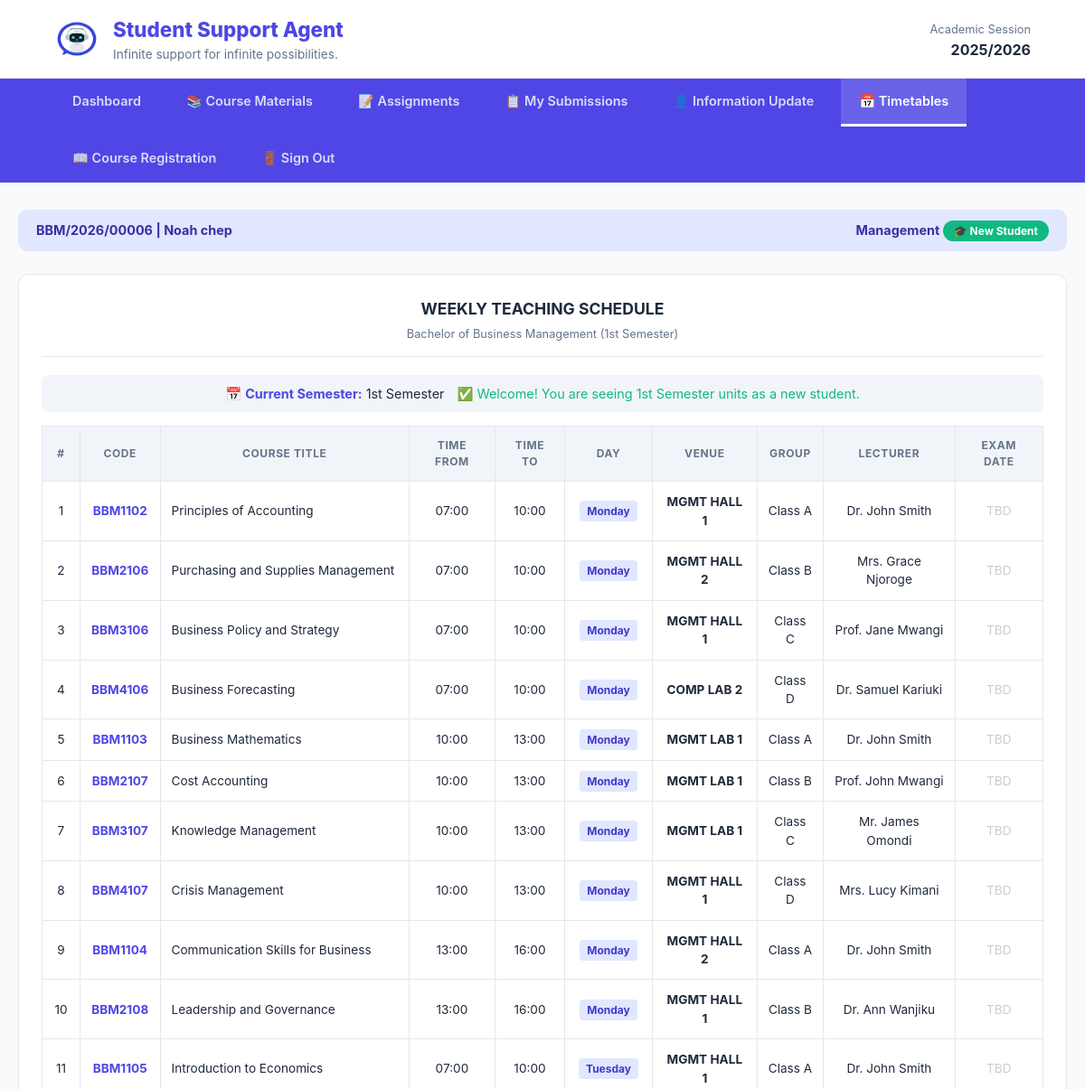
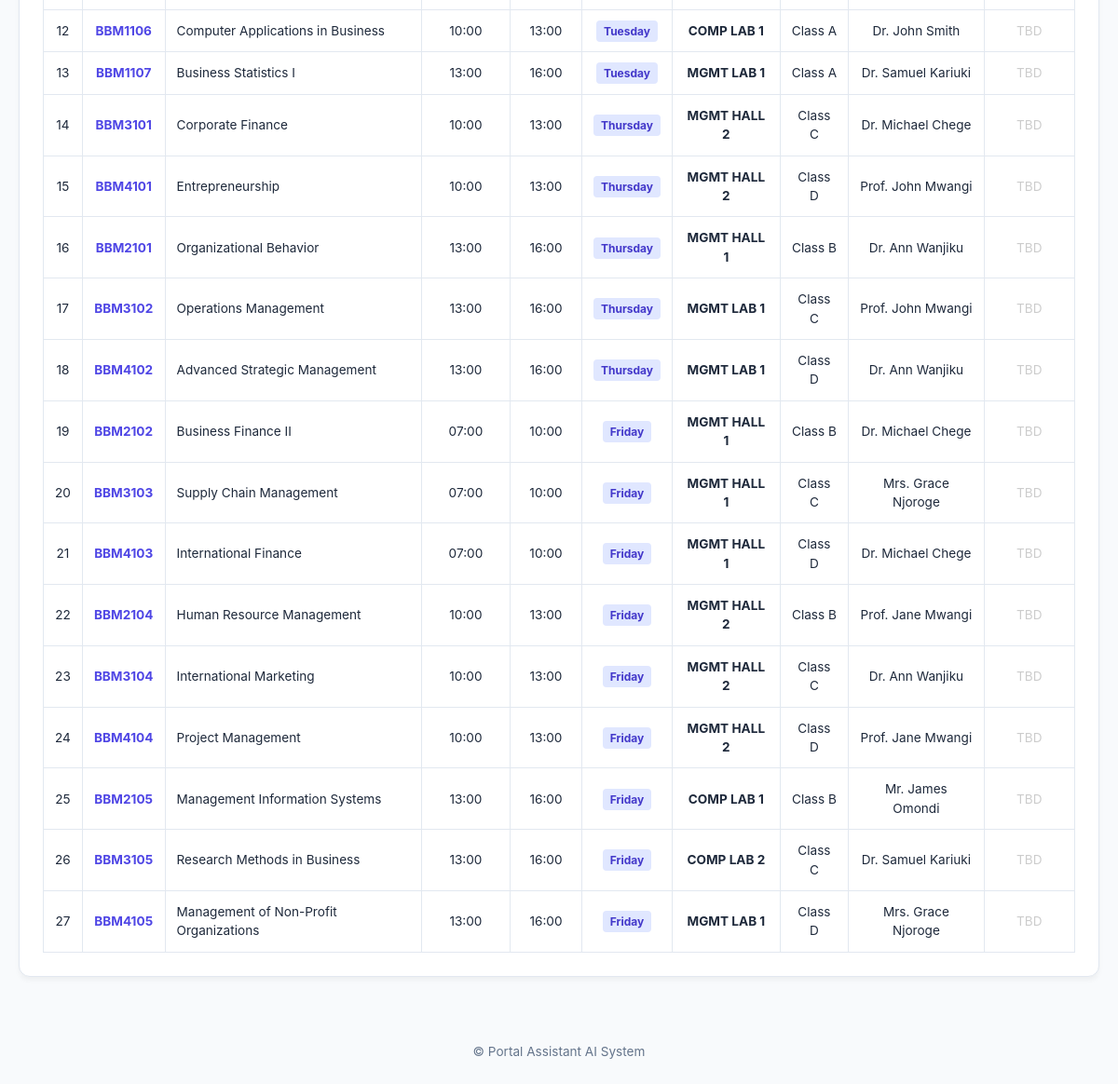
The app's page /Student/teaching_timetable.php (signed in) with its own data (2 pictures, top to bottom).
### tables this page shows
CREATE TABLE `users` (
  `id` int(11) NOT NULL,
  `full_name` varchar(100) NOT NULL,
  `reg_number` varchar(50) NOT NULL,
  `email` varchar(100) NOT NULL,
  `password` varchar(255) NOT NULL,
  `password_changed` tinyint(1) NOT NULL DEFAULT 0,
  `role` enum('student','admin','lecturer') NOT NULL DEFAULT 'student',
  `department` varchar(100) NOT NULL,
  `phone` varchar(20) DEFAULT NULL,
  `created_at` timestamp NOT NULL DEFAULT current_timestamp(),
  `survey_done` tinyint(1) DEFAULT 0,
  `reset_token` varchar(255) DEFAULT NULL,
  `reset_expires` datetime DEFAULT NULL
);

CREATE TABLE `timetable` (
  `id` int(11) NOT NULL,
  `unit_code` varchar(20) DEFAULT NULL,
  `course_title` varchar(100) DEFAULT NULL,
  `department` varchar(50) DEFAULT NULL,
  `time_from` varchar(10) DEFAULT NULL,
  `time_to` varchar(10) DEFAULT NULL,
  `day_of_week` enum('Monday','Tuesday','Wednesday','Thursday','Friday','Saturday','Sunday') DEFAULT NULL,
  `venue` varchar(50) DEFAULT NULL,
  `unit_group` varchar(20) DEFAULT NULL,
  `lecturer` varchar(50) DEFAULT NULL,
  `exam_date` date DEFAULT NULL,
  `semester` enum('1','2','3') NOT NULL,
  `year_level` enum('First Year','Second Year','Third Year','Fourth Year') NOT NULL,
  `academic_year` year(4) NOT NULL,
  `created_at` timestamp NOT NULL DEFAULT current_timestamp()
);

### Student/teaching_timetable.php (the view, shortened to what this page needs)
<?php
$conn = mysqli_connect("localhost", "root", "", "Portal-Asisstant-AI");
$user_id = $_SESSION['user_id'] ?? 1;
$user_q = mysqli_query($conn, "SELECT * FROM users WHERE id='$user_id'");
$user = mysqli_fetch_assoc($user_q);
$reg_number = $user['reg_number'];
$full_name  = $user['full_name'];
$student_department = $user['department'];
function isNewStudent($reg_number) {
    if (preg_match('/\/(\d{4})\//', $reg_number, $matches)) {
        $admission_year = intval($matches[1]);
        $current_year = date('Y');
        return ($admission_year == $current_year);
    }
    return false;
}
function getStudentCurrentSemester($reg_number) {
    $is_new = isNewStudent($reg_number);
    if ($is_new) {
        return 1;
    }
}
$semester_code = getStudentCurrentSemester($reg_number);
$semester = ($semester_code == 1) ? "1st Semester" : "2nd Semester";
$academic_year = "2025/2026";
$is_new_student = isNewStudent($reg_number);
$timetable_q = mysqli_query(
    $conn,
    "SELECT * FROM timetable
     WHERE department = '$student_department'
     AND semester = '$semester_code'
     ORDER BY FIELD(day_of_week, 'Monday', 'Tuesday', 'Wednesday', 'Thursday', 'Friday', 'Saturday', 'Sunday'),
     time_from ASC"
);
$program_name = "";
switch($student_department) {
    case 'Management':
        $program_name = "Bachelor of Business Management";
        break;
}
?>
<!DOCTYPE html>
<html lang="en">
<head>
</head>
<body>
<header>
    <div class="branding">
        <img src="../Images/logo.jpg" class="logoimg" alt="Logo">
        <div>
            <h1>Student Support Agent</h1>
            <small>Infinite support for infinite possibilities.</small>
        </div>
    </div>
    <div style="text-align: right;">
        <span style="font-size: 0.8rem; color: var(--text-light);">Academic Session</span><br>
        <strong><?php echo $academic_year; ?></strong>
    </div>
</header>
<nav>
    <a href="home.php?page=dashboard">Dashboard</a>
    <a href="home.php?page=materials">📚 Course Materials</a>
    <a href="home.php?page=assignments">📝 Assignments</a>
    <a href="home.php?page=my_submissions">📋 My Submissions</a>
    <a href="personal_information.php">👤 Information Update</a>
    <a href="teaching_timetable.php" class="active">📅 Timetables</a>
    <a href="registration.php">📖 Course Registration</a>
    <a href="../logout.php">🚪 Sign Out</a>
</nav>
<div class="container">
    <div class="student-strip">
        <span><?php echo "$reg_number | $full_name"; ?></span>
        <span>
            <?php echo $student_department; ?>
            <?php if ($is_new_student): ?>
                <span class="new-student-badge">🎓 New Student</span>
            <?php endif; ?>
        </span>
    </div>
    <div class="card">
        <div class="card-title">
            WEEKLY TEACHING SCHEDULE<br>
            <span style="font-size: 0.8rem; font-weight: 400; color: var(--text-light);">
                <?php echo $program_name; ?> (<?php echo $semester; ?>)
            </span>
        </div>
        <div class="semester-info">
            📅 <strong>Current Semester:</strong> <?php echo $semester; ?>
            <?php if ($is_new_student): ?>
                <span style="color: #10b981; margin-left: 10px;">✅ Welcome! You are seeing 1st Semester units as a new student.</span>
            <?php endif; ?>
        </div>
        <table>
            <thead>
                <tr>
                    <th>#</th>
                    <th>Code</th>
                    <th>Course Title</th>
                    <th>Time From</th>
                    <th>Time To</th>
                    <th>Day</th>
                    <th>Venue</th>
                    <th>Group</th>
                    <th>Lecturer</th>
                    <th>Exam Date</th>
                </tr>
            </thead>
            <tbody>
                <?php
                $counter = 1;
                if (mysqli_num_rows($timetable_q) > 0) {
                    while ($row = mysqli_fetch_assoc($timetable_q)) {
                        echo "<tr>
                            <td>{$counter}</td>
                            <td class='unit-code'>{$row['unit_code']}</td>
                            <td style='text-align:left;'>{$row['course_title']}</td>
                            <td>" . date("H:i", strtotime($row['time_from'])) . "</td>
                            <td>" . date("H:i", strtotime($row['time_to'])) . "</td>
                            <td><span class='day-badge'>{$row['day_of_week']}</span></td>
                            <td><strong>{$row['venue']}</strong></td>
                            <td>{$row['unit_group']}</td>
                            <td>{$row['lecturer']}</td>
                            <td>" . ($row['exam_date'] ?: '<span style="color:#ccc;">TBD</span>') . "</td>
                        </tr>";
                        $counter++;
                    }
                }
                ?>
            </tbody>
        </table>
    </div>
</div>
<footer>
    &copy; Portal Assistant AI System
</footer>
</body>
</html>

### Student/teaching_timetable.php (style rules this page uses)
:root { --primary: #4f46e5; --primary-dark: #3730a3; --bg: #f8fafc; --white: #ffffff; --text-main: #1e293b; --text-light: #64748b; --border: #e2e8f0; }
body { font-family: 'Inter', system-ui, sans-serif; background: var(--bg); color: var(--text-main); margin: 0; line-height: 1.5; }
header { background: var(--white); border-bottom: 1px solid var(--border); padding: 1rem 5%; display: flex; align-items: center; justify-content: space-between; }
.branding { display: flex; align-items: center; gap: 15px; }
.logoimg { height: 50px; border-radius: 8px; }
.branding h1 { margin: 0; font-size: 1.4rem; color: var(--primary); font-weight: 800; }
.branding small { color: var(--text-light); display: block; font-size: 0.85rem; }
nav { background: var(--primary); padding: 0 5%; display: flex; gap: 10px; flex-wrap: wrap; }
nav a { color: rgba(255,255,255,0.8); text-decoration: none; padding: 14px 20px; font-size: 0.9rem; font-weight: 600; transition: 0.3s; border-bottom: 3px solid transparent; }
nav a.active { color: white; border-bottom: 3px solid white; background: rgba(255,255,255,0.15); }
.container { max-width: 1200px; margin: 30px auto; padding: 0 20px; }
.student-strip { background: #e0e7ff; padding: 12px 20px; border-radius: 10px; margin-bottom: 25px; display: flex; justify-content: space-between; align-items: center; color: var(--primary-dark); font-weight: 700; font-size: 0.9rem; flex-wrap: wrap; gap: 10px; }
.new-student-badge { background: #10b981; color: white; padding: 4px 12px; border-radius: 20px; font-size: 0.75rem; }
.card { background: var(--white); border-radius: 12px; box-shadow: 0 4px 6px -1px rgba(0,0,0,0.05); padding: 25px; border: 1px solid var(--border); overflow-x: auto; }
.card-title { font-size: 1.1rem; font-weight: 700; margin-bottom: 20px; color: var(--text-main); border-bottom: 1px solid var(--border); padding-bottom: 12px; text-align: center; }
table { width: 100%; border-collapse: collapse; min-width: 900px; }
th { text-align: center; background: #f1f5f9; padding: 12px; font-size: 0.75rem; text-transform: uppercase; letter-spacing: 0.05em; color: var(--text-light); border: 1px solid var(--border); }
td { padding: 12px; border: 1px solid var(--border); font-size: 0.85rem; text-align: center; }
.unit-code { font-weight: 700; color: var(--primary); }
.day-badge { background: #e0e7ff; color: #4338ca; padding: 4px 8px; border-radius: 4px; font-weight: 700; font-size: 0.75rem; }
footer { text-align: center; padding: 40px; color: var(--text-light); font-size: 0.85rem; }
.semester-info { text-align: center; padding: 10px; background: #f1f5f9; border-radius: 8px; margin-bottom: 15px; font-size: 0.9rem; }
.semester-info strong { color: var(--primary); }

### records on screen
users: reg_number "BBM/2026/00006", full_name "Noah chep", department "Management", department "Bachelor of Business Management", reg_number "1st Semester"
timetable: unit_code "BBM1102", course_title "Principles of Accounting", time_from "07:00", time_to "10:00", day_of_week "Monday", venue "MGMT HALL 1", unit_group "Class A", lecturer "Dr. John Smith", exam_date "TBD"
timetable: unit_code "BBM2106", course_title "Purchasing and Supplies Management", time_from "07:00", time_to "10:00", day_of_week "Monday", venue "MGMT HALL 2", unit_group "Class B", lecturer "Mrs. Grace Njoroge", exam_date "TBD"
timetable: unit_code "BBM3106", course_title "Business Policy and Strategy", time_from "07:00", time_to "10:00", day_of_week "Monday", venue "MGMT HALL 1", unit_group "Class C", lecturer "Prof. Jane Mwangi", exam_date "TBD"
timetable: unit_code "BBM4106", course_title "Business Forecasting", time_from "07:00", time_to "10:00", day_of_week "Monday", venue "COMP LAB 2", unit_group "Class D", lecturer "Dr. Samuel Kariuki", exam_date "TBD"
timetable: unit_code "BBM1103", course_title "Business Mathematics", time_from "10:00", time_to "13:00", day_of_week "Monday", venue "MGMT LAB 1", unit_group "Class A", lecturer "Dr. John Smith", exam_date "TBD"
timetable: unit_code "BBM2107", course_title "Cost Accounting", time_from "10:00", time_to "13:00", day_of_week "Monday", venue "MGMT LAB 1", unit_group "Class B", lecturer "Prof. John Mwangi", exam_date "TBD"
timetable: unit_code "BBM3107", course_title "Knowledge Management", time_from "10:00", time_to "13:00", day_of_week "Monday", venue "MGMT LAB 1", unit_group "Class C", lecturer "Mr. James Omondi", exam_date "TBD"
timetable: unit_code "BBM4107", course_title "Crisis Management", time_from "10:00", time_to "13:00", day_of_week "Monday", venue "MGMT HALL 1", unit_group "Class D", lecturer "Mrs. Lucy Kimani", exam_date "TBD"
timetable: unit_code "BBM1104", course_title "Communication Skills for Business", time_from "13:00", time_to "16:00", day_of_week "Monday", venue "MGMT HALL 2", unit_group "Class A", lecturer "Dr. John Smith", exam_date "TBD"
timetable: unit_code "BBM2108", course_title "Leadership and Governance", time_from "13:00", time_to "16:00", day_of_week "Monday", venue "MGMT HALL 1", unit_group "Class B", lecturer "Dr. Ann Wanjiku", exam_date "TBD"
timetable: unit_code "BBM1105", course_title "Introduction to Economics", time_from "07:00", time_to "10:00", day_of_week "Tuesday", venue "MGMT HALL 1", unit_group "Class A", lecturer "Dr. John Smith", exam_date "TBD"
timetable: unit_code "BBM1106", course_title "Computer Applications in Business", time_from "10:00", time_to "13:00", day_of_week "Tuesday", venue "COMP LAB 1", unit_group "Class A", lecturer "Dr. John Smith", exam_date "TBD"
timetable: unit_code "BBM1107", course_title "Business Statistics I", time_from "13:00", time_to "16:00", day_of_week "Tuesday", venue "MGMT LAB 1", unit_group "Class A", lecturer "Dr. Samuel Kariuki", exam_date "TBD"
timetable: unit_code "BBM3101", course_title "Corporate Finance", time_from "10:00", time_to "13:00", day_of_week "Thursday", venue "MGMT HALL 2", unit_group "Class C", lecturer "Dr. Michael Chege", exam_date "TBD"
timetable: unit_code "BBM4101", course_title "Entrepreneurship", time_from "10:00", time_to "13:00", day_of_week "Thursday", venue "MGMT HALL 2", unit_group "Class D", lecturer "Prof. John Mwangi", exam_date "TBD"
timetable: unit_code "BBM2101", course_title "Organizational Behavior", time_from "13:00", time_to "16:00", day_of_week "Thursday", venue "MGMT HALL 1", unit_group "Class B", lecturer "Dr. Ann Wanjiku", exam_date "TBD"
timetable: unit_code "BBM3102", course_title "Operations Management", time_from "13:00", time_to "16:00", day_of_week "Thursday", venue "MGMT LAB 1", unit_group "Class C", lecturer "Prof. John Mwangi", exam_date "TBD"
timetable: unit_code "BBM4102", course_title "Advanced Strategic Management", time_from "13:00", time_to "16:00", day_of_week "Thursday", venue "MGMT LAB 1", unit_group "Class D", lecturer "Dr. Ann Wanjiku", exam_date "TBD"
timetable: unit_code "BBM2102", course_title "Business Finance II", time_from "07:00", time_to "10:00", day_of_week "Friday", venue "MGMT HALL 1", unit_group "Class B", lecturer "Dr. Michael Chege", exam_date "TBD"
timetable: unit_code "BBM3103", course_title "Supply Chain Management", time_from "07:00", time_to "10:00", day_of_week "Friday", venue "MGMT HALL 1", unit_group "Class C", lecturer "Mrs. Grace Njoroge", exam_date "TBD"
timetable: unit_code "BBM4103", course_title "International Finance", time_from "07:00", time_to "10:00", day_of_week "Friday", venue "MGMT HALL 1", unit_group "Class D", lecturer "Dr. Michael Chege", exam_date "TBD"
timetable: unit_code "BBM2104", course_title "Human Resource Management", time_from "10:00", time_to "13:00", day_of_week "Friday", venue "MGMT HALL 2", unit_group "Class B", lecturer "Prof. Jane Mwangi", exam_date "TBD"
timetable: unit_code "BBM3104", course_title "International Marketing", time_from "10:00", time_to "13:00", day_of_week "Friday", venue "MGMT HALL 2", unit_group "Class C", lecturer "Dr. Ann Wanjiku", exam_date "TBD"
timetable: unit_code "BBM4104", course_title "Project Management", time_from "10:00", time_to "13:00", day_of_week "Friday", venue "MGMT HALL 2", unit_group "Class D", lecturer "Prof. Jane Mwangi", exam_date "TBD"
timetable: unit_code "BBM2105", course_title "Management Information Systems", time_from "13:00", time_to "16:00", day_of_week "Friday", venue "COMP LAB 1", unit_group "Class B", lecturer "Mr. James Omondi", exam_date "TBD"
timetable: unit_code "BBM3105", course_title "Research Methods in Business", time_from "13:00", time_to "16:00", day_of_week "Friday", venue "COMP LAB 2", unit_group "Class C", lecturer "Dr. Samuel Kariuki", exam_date "TBD"
timetable: unit_code "BBM4105", course_title "Management of Non-Profit Organizations", time_from "13:00", time_to "16:00", day_of_week "Friday", venue "MGMT LAB 1", unit_group "Class D", lecturer "Mrs. Grace Njoroge", exam_date "TBD"

### other values on screen
$academic_year "2025/2026"
